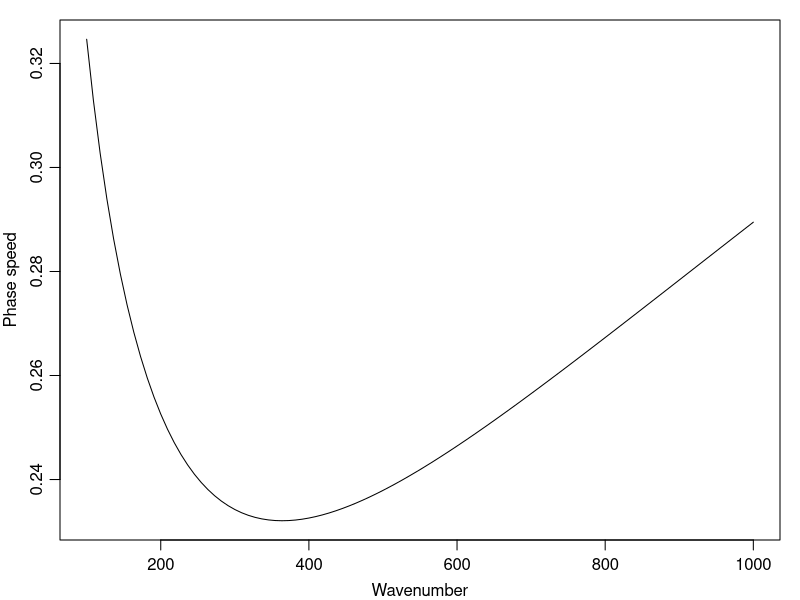

Write R code to recreate this figure.
## ---- chunk 1
phaseSpeed <- function(k)
{
    g <- 9.8
    sigma <- 0.074                     # water-air
    rho <- 1000                        # fresh water
    omega2 <- g * k + sigma * k^3 / rho
    sqrt(omega2) / k
}
## ---- chunk 2
k <- seq(100, 1000, length.out=100)
par(mar=c(3, 3, 1, 1), mgp=c(2, 0.7, 0))
plot(k, phaseSpeed(k), type="l", xlab="Wavenumber", ylab="Phase speed")
## ---- chunk 3
o <- optimize(phaseSpeed, range(k))
phaseSpeed(o$minimum)
